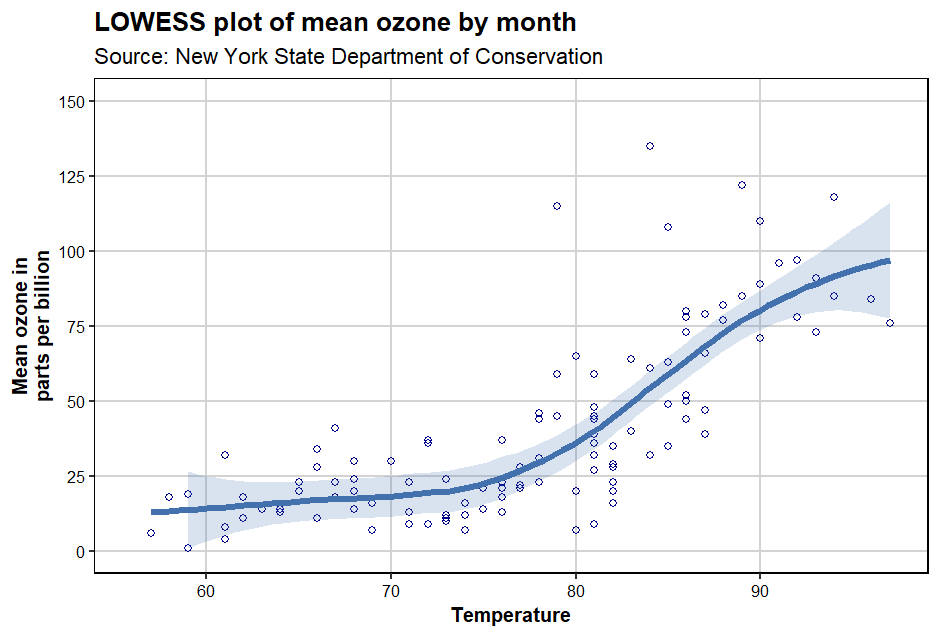

The script that drew this image:
rm(list = ls())

setwd("D:/R/exercise/LOWESS plots")
getwd()

if (!require("pacman")) install.packages("pacman")
p_load(datasets, ggplot2, ggthemes, grid, RColorBrewer)
data(airquality)

# 画LOWESS图
p12 <- ggplot(airquality, aes(x = Temp, y = Ozone)) +
  geom_point() +
  stat_smooth(method = "loess")
p12

p12 <- ggplot(airquality, aes(x = Temp, y = Ozone)) +
  geom_point() +
  geom_smooth(method = lm)
p12

m1 <- summary(lm(Ozone ~ Temp, data = airquality))
m1$adj.r.squared

p12 <- ggplot(airquality, aes(x = Temp, y = Ozone)) +
  geom_point(shape = 1) +
  stat_smooth(method = "lm", formula = y ~ x + I(x^2))
p12

m2 <- summary(lm(Ozone ~ Temp + I(Temp^2), data = airquality))
m2$adj.r.squared

# Changing the width of the bins
p12 <- ggplot(airquality, aes(x = Temp, y = Ozone)) +
  geom_point() +
  geom_smooth(method = "loess", n = 5)
p12

# Customising axis labels
p12 <- ggplot(airquality, aes(x = Temp, y = Ozone)) +
  geom_point() +
  stat_smooth(method = "loess") +
  scale_x_continuous(name = "Temperature") +
  scale_y_continuous(name = "Mean ozone in parts per billion")
p12

p12 <- p12 + scale_y_continuous(name = "Mean ozone in\nparts per billion")
p12

# Changing axis ticks
p12 <- p12 + scale_y_continuous(name = "Mean ozone in\nparts per billion",
                                breaks = seq(0, 150, 25), limits = c(0, 150))
p12

# Adding a title
p12 <- p12 +
  labs(title = "LOWESS plot of mean ozone by month",
       subtitle = "Source: New York State Department of Conservation")
p12

# Changing the colour and size of the LOWESS curve
fill <- "gold1"
p12 <- ggplot(airquality, aes(x = Temp, y = Ozone)) +
  geom_point() +
  geom_smooth(method = "loess", colour = fill) +
  scale_x_continuous(name = "Temperature") +
  scale_y_continuous(name = "Mean ozone in\nparts per billion",
                     breaks = seq(0, 150, 25), limits = c(0, 150)) +
  labs(title = "LOWESS plot of mean ozone by month",
       subtitle = "Source: New York State Department of Conservation")
p12
# 颜色再变
fill <- "#4271AE"
p12 <- ggplot(airquality, aes(x = Temp, y = Ozone)) +
  geom_point() +
  geom_smooth(method = "loess", colour = fill) +
  scale_x_continuous(name = "Temperature") +
  scale_y_continuous(name = "Mean ozone in\nparts per billion",
                     breaks = seq(0, 150, 25), limits = c(0, 150)) +
  labs(title = "LOWESS plot of mean ozone by month",
       subtitle = "Source: New York State Department of Conservation")
p12

fill <- "#4271AE"
p12 <- ggplot(airquality, aes(x = Temp, y = Ozone)) +
  geom_point() +
  geom_smooth(method = "loess", colour = fill, size = 1.5) + # 增加线条厚度
  scale_x_continuous(name = "Temperature") +
  scale_y_continuous(name = "Mean ozone in\nparts per billion",
                     breaks = seq(0, 150, 25), limits = c(0, 150)) +
  labs(title = "LOWESS plot of mean ozone by month",
       subtitle = "Source: New York State Department of Conservation")
p12

# Changing the appearance of the confidence interval，改变透明度
fill <- "#4271AE"
p12 <- ggplot(airquality, aes(x = Temp, y = Ozone)) +
  geom_point() +
  geom_smooth(method = "loess", colour = fill, size = 1.5, alpha = 0.2) +
  scale_x_continuous(name = "Temperature") +
  scale_y_continuous(name = "Mean ozone in\nparts per billion",
                     breaks = seq(0, 150, 25), limits = c(0, 150)) +
  labs(title = "LOWESS plot of mean ozone by month",
       subtitle = "Source: New York State Department of Conservation")
p12

fill <- "#4271AE"
p12 <- ggplot(airquality, aes(x = Temp, y = Ozone)) +
  geom_point() +
  geom_smooth(method = "loess", colour = fill, size = 1.5,
              alpha = 0.2, fill = fill) +
  scale_x_continuous(name = "Temperature") +
  scale_y_continuous(name = "Mean ozone in\nparts per billion",
                     breaks = seq(0, 150, 25), limits = c(0, 150)) +
  labs(title = "LOWESS plot of mean ozone by month",
       subtitle = "Source: New York State Department of Conservation")
p12

fill <- "#4271AE"
p12 <- ggplot(airquality, aes(x = Temp, y = Ozone)) +
  geom_point() +
  geom_smooth(method = "loess", colour = fill, size = 1.5, se = FALSE) + # 不显示置信区间
  scale_x_continuous(name = "Temperature") +
  scale_y_continuous(name = "Mean ozone in\nparts per billion",
                     breaks = seq(0, 150, 25), limits = c(0, 150)) +
  labs(title = "LOWESS plot of mean ozone by month",
       subtitle = "Source: New York State Department of Conservation")
p12

# Changing the appearance of the scatterplot
fill <- "#4271AE"
p12 <- ggplot(airquality, aes(x = Temp, y = Ozone)) +
  geom_point(shape = 21, colour = "darkblue") +
  geom_smooth(method = "loess", colour = fill, size = 1.5,
              alpha = 0.2, fill = fill) +
  scale_x_continuous(name = "Temperature") +
  scale_y_continuous(name = "Mean ozone in\nparts per billion",
                     breaks = seq(0, 150, 25), limits = c(0, 150)) +
  labs(title = "LOWESS plot of mean ozone by month",
       subtitle = "Source: New York State Department of Conservation")
p12

fill <- "#4271AE"
p12 <- ggplot(airquality, aes(x = Temp, y = Ozone)) +
  geom_smooth(method = "loess", colour = fill, size = 1.5,
              alpha = 0.2, fill = fill) +
  scale_x_continuous(name = "Temperature") +
  scale_y_continuous(name = "Mean ozone in\nparts per billion",
                     breaks = seq(0, 125, 25), limits = c(0, 125)) +
  labs(title = "LOWESS plot of mean ozone by month",
       subtitle = "Source: New York State Department of Conservation")
p12

# Using the white theme
fill <- "#4271AE"
p12 <- ggplot(airquality, aes(x = Temp, y = Ozone)) +
  geom_point(shape = 21, colour = "darkblue") +
  geom_smooth(method = "loess", colour = fill, size = 1.5,
              alpha = 0.2, fill = fill) +
  scale_x_continuous(name = "Temperature") +
  scale_y_continuous(name = "Mean ozone in\nparts per billion",
                     breaks = seq(0, 150, 25), limits = c(0, 150)) +
  labs(title = "LOWESS plot of mean ozone by month",
       subtitle = "Source: New York State Department of Conservation") +
  theme_bw()
p12

# Using ‘The Economist’ theme
p12 = ggplot(airquality, aes(x = Temp, y = Ozone)) +
  geom_point(shape = 21, colour = "#1F3552") +
  geom_smooth(method = "loess", colour = "#4271AE", size = 1.5,
              alpha = 0.2, fill = "#4271AE") +
  scale_x_continuous(name = "Temperature") +
  scale_y_continuous(name = "Mean ozone in\nparts per billion",
                     breaks = seq(0, 150, 25), limits = c(0, 150)) +
  labs(title = "LOWESS plot of mean ozone by month",
       subtitle = "Source: New York State Department of Conservation") +
  theme_economist() + scale_fill_economist() +
  theme(axis.line.x = element_line(size = .5, colour = "black"),
        axis.title = element_text(size = 12),
        legend.position = "bottom",
        legend.direction = "horizontal",
        legend.box = "horizontal",
        legend.text = element_text(size = 10),
        text = element_text(family = "Roboto Condensed"),
        plot.title = element_text(family = "Roboto Condensed"))
p12

# Using ‘Five Thirty Eight’ theme
p12 = ggplot(airquality, aes(x = Temp, y = Ozone)) +
  geom_point(shape = 21, colour = "red") +
  geom_smooth(method = "loess", colour = "dodgerblue", size = 1.5,
              alpha = 0.2, fill = "dodgerblue") +
  scale_x_continuous(name = "Temperature") +
  scale_y_continuous(name = "Mean ozone in\nparts per billion",
                     breaks = seq(0, 150, 25), limits = c(0, 150)) +
  labs(title = "LOWESS plot of mean ozone by month",
       subtitle = "Source: New York State Department of Conservation") +
  theme_fivethirtyeight() + scale_fill_fivethirtyeight() +
  theme(axis.title = element_text(family = "Atlas Grotesk Regular", size = 12),
        legend.position = "bottom",
        legend.direction = "horizontal",
        legend.box = "horizontal",
        legend.title = element_text(family = "Atlas Grotesk Regular", size = 8),
        legend.text = element_text(family = "Atlas Grotesk Regular", size = 8),
        plot.title = element_text(family = "Atlas Grotesk Medium", size = 16),
        text = element_text(family = "Decima Mono Pro"))
p12

# my own
fill = "#4271AE"
p12 = ggplot(airquality, aes(x = Temp, y = Ozone)) +
  geom_point(shape = 21, colour = "darkblue") +
  geom_smooth(method = "loess", colour = fill, size = 1.5,
              alpha = 0.2, fill = fill) +
  scale_x_continuous(name = "Temperature") +
  scale_y_continuous(name = "Mean ozone in\nparts per billion",
                     breaks = seq(0, 150, 25), limits = c(0, 150)) +
  labs(title = "LOWESS plot of mean ozone by month",
       subtitle = "Source: New York State Department of Conservation") +
  theme_bw() +
  theme(panel.border = element_rect(colour = "black", fill = NA, size = .5),
        panel.grid.major = element_line(colour = "#d3d3d3"),
        panel.grid.minor = element_blank(),
        panel.background = element_blank(),
        plot.title = element_text(size = 13, family = "Tahoma", face = "bold"),
        text = element_text(family = "Tahoma"),
        axis.title = element_text(face = "bold", size = 10),
        axis.text.x = element_text(colour = "black", size = 8),
        axis.text.y = element_text(colour = "black", size = 8))
p12
